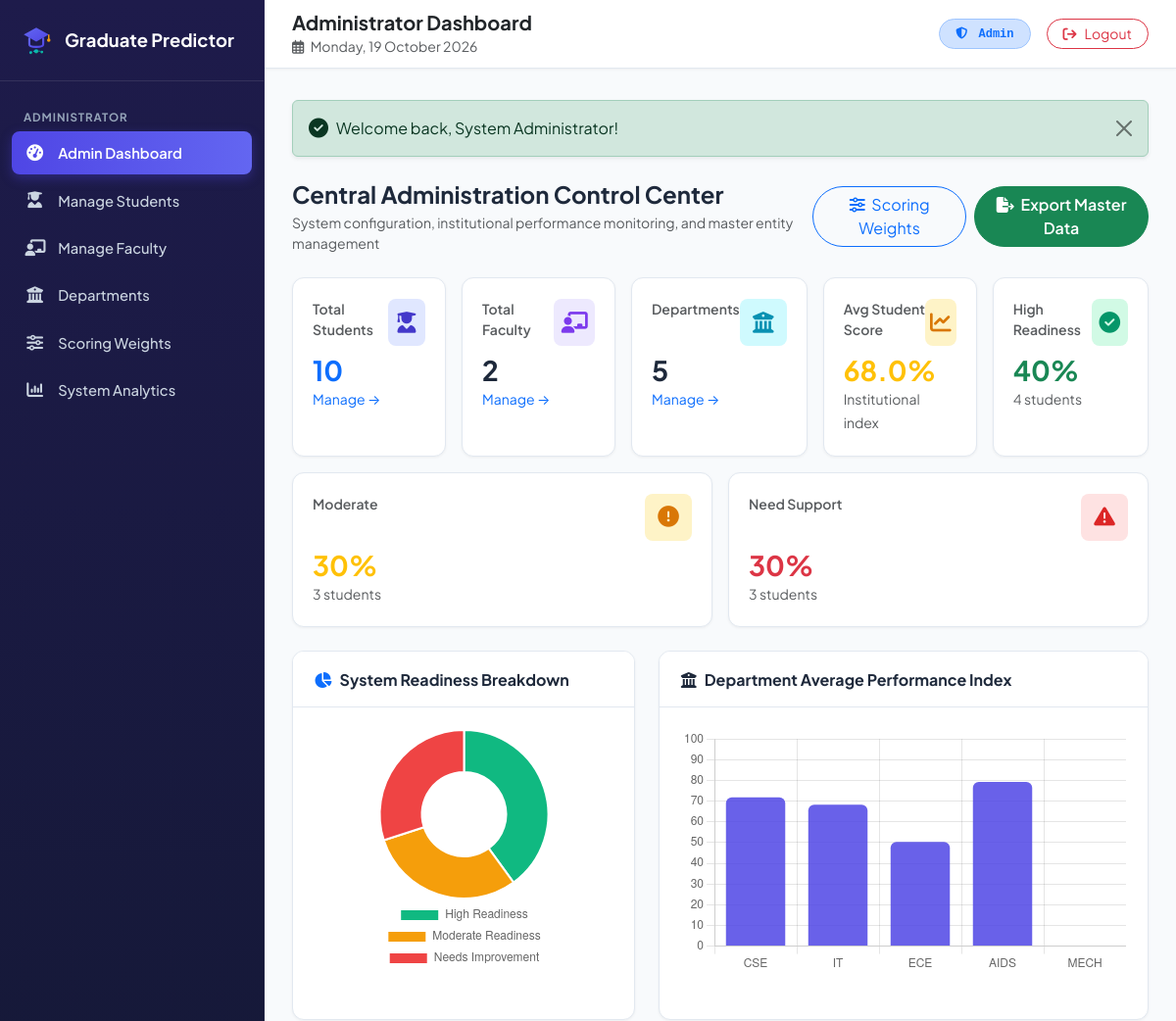
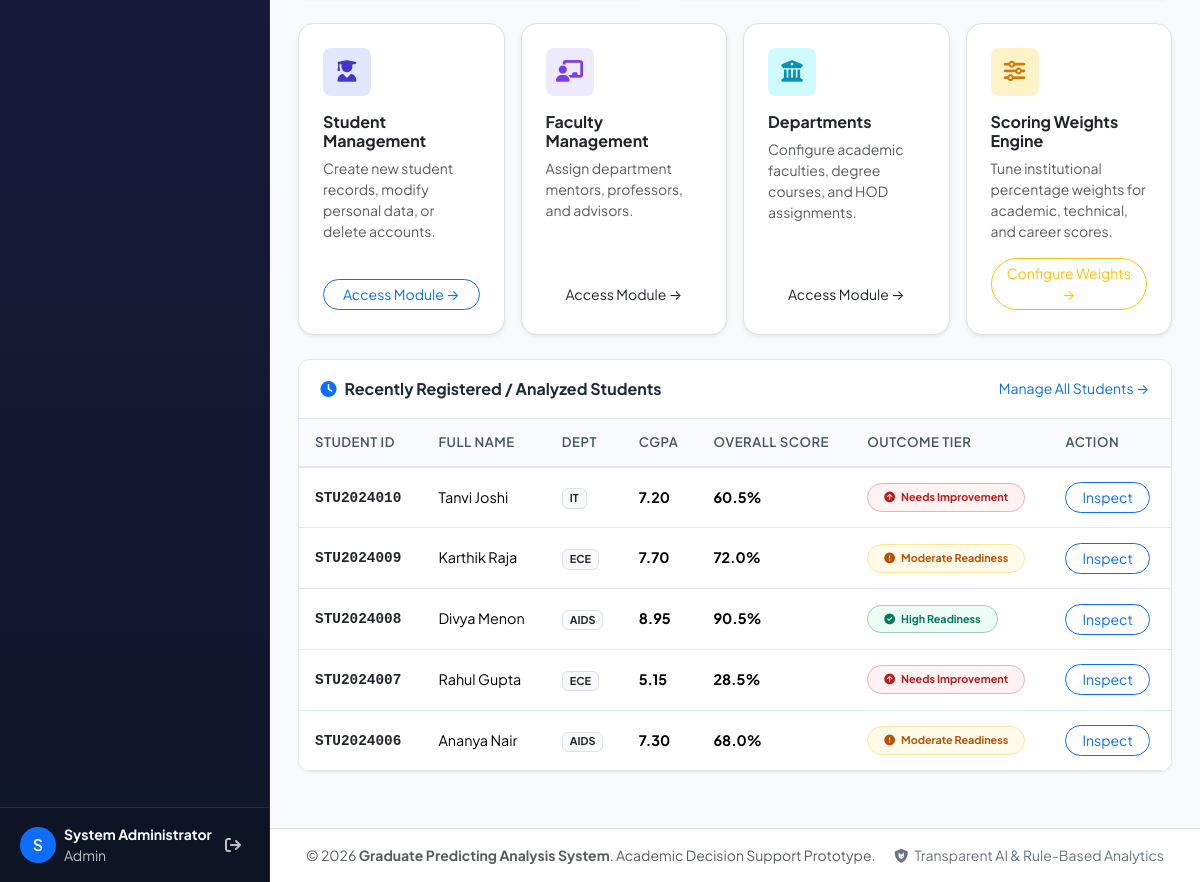
Page /admin/dashboard.php (signed in) on the committed database (2 pictures, top to bottom).
### tables this page shows
CREATE TABLE `students` (
    `id` INT AUTO_INCREMENT PRIMARY KEY,
    `user_id` INT NOT NULL UNIQUE,
    `student_id` VARCHAR(50) NOT NULL UNIQUE,
    `dob` DATE DEFAULT NULL,
    `gender` ENUM('Male', 'Female', 'Other') DEFAULT 'Male',
    `department_id` INT DEFAULT NULL,
    `degree` VARCHAR(50) DEFAULT 'B.Tech / B.E',
    `academic_year` VARCHAR(20) DEFAULT '2023-2027',
    `graduation_year` INT DEFAULT 2027,
    `created_at` TIMESTAMP DEFAULT CURRENT_TIMESTAMP,
    `updated_at` TIMESTAMP DEFAULT CURRENT_TIMESTAMP ON UPDATE CURRENT_TIMESTAMP,
    FOREIGN KEY (`user_id`) REFERENCES `users`(`id`) ON DELETE CASCADE,
    FOREIGN KEY (`department_id`) REFERENCES `departments`(`id`) ON DELETE SET NULL,
    INDEX `idx_student_code` (`student_id`),
    INDEX `idx_dept` (`department_id`)
);

CREATE TABLE `users` (
    `id` INT AUTO_INCREMENT PRIMARY KEY,
    `name` VARCHAR(100) NOT NULL,
    `email` VARCHAR(100) NOT NULL UNIQUE,
    `password` VARCHAR(255) NOT NULL,
    `role` ENUM('student', 'faculty', 'admin') NOT NULL DEFAULT 'student',
    `phone` VARCHAR(20) DEFAULT NULL,
    `profile_pic` VARCHAR(255) DEFAULT NULL,
    `created_at` TIMESTAMP DEFAULT CURRENT_TIMESTAMP,
    `updated_at` TIMESTAMP DEFAULT CURRENT_TIMESTAMP ON UPDATE CURRENT_TIMESTAMP,
    INDEX `idx_email` (`email`),
    INDEX `idx_role` (`role`)
);

CREATE TABLE `departments` (
    `id` INT AUTO_INCREMENT PRIMARY KEY,
    `dept_code` VARCHAR(20) NOT NULL UNIQUE,
    `dept_name` VARCHAR(150) NOT NULL,
    `hod_name` VARCHAR(100) DEFAULT NULL,
    `created_at` TIMESTAMP DEFAULT CURRENT_TIMESTAMP
);

CREATE TABLE `academic_records` (
    `id` INT AUTO_INCREMENT PRIMARY KEY,
    `student_id` INT NOT NULL UNIQUE,
    `tenth_percentage` DECIMAL(5,2) NOT NULL DEFAULT 0.00,
    `twelfth_percentage` DECIMAL(5,2) DEFAULT NULL,
    `diploma_percentage` DECIMAL(5,2) DEFAULT NULL,
    `current_cgpa` DECIMAL(4,2) NOT NULL DEFAULT 0.00,
    `current_semester` INT NOT NULL DEFAULT 1,
    `num_backlogs` INT NOT NULL DEFAULT 0,
    `cleared_backlogs` INT NOT NULL DEFAULT 0,
    `attendance_percentage` DECIMAL(5,2) NOT NULL DEFAULT 0.00,
    `sem1_gpa` DECIMAL(4,2) DEFAULT NULL,
    `sem2_gpa` DECIMAL(4,2) DEFAULT NULL,
    `sem3_gpa` DECIMAL(4,2) DEFAULT NULL,
    `sem4_gpa` DECIMAL(4,2) DEFAULT NULL,
    `sem5_gpa` DECIMAL(4,2) DEFAULT NULL,
    `sem6_gpa` DECIMAL(4,2) DEFAULT NULL,
    `sem7_gpa` DECIMAL(4,2) DEFAULT NULL,
    `sem8_gpa` DECIMAL(4,2) DEFAULT NULL,
    `updated_at` TIMESTAMP DEFAULT CURRENT_TIMESTAMP ON UPDATE CURRENT_TIMESTAMP,
    FOREIGN KEY (`student_id`) REFERENCES `students`(`id`) ON DELETE CASCADE
);

CREATE TABLE `performance_analysis` (
    `id` INT AUTO_INCREMENT PRIMARY KEY,
    `student_id` INT NOT NULL UNIQUE,
    `academic_score` DECIMAL(5,2) NOT NULL DEFAULT 0.00,
    `technical_score` DECIMAL(5,2) NOT NULL DEFAULT 0.00,
    `career_readiness_score` DECIMAL(5,2) NOT NULL DEFAULT 0.00,
    `soft_skills_score` DECIMAL(5,2) NOT NULL DEFAULT 0.00,
    `extracurricular_score` DECIMAL(5,2) NOT NULL DEFAULT 0.00,
    `overall_score` DECIMAL(5,2) NOT NULL DEFAULT 0.00,
    `calculated_at` TIMESTAMP DEFAULT CURRENT_TIMESTAMP ON UPDATE CURRENT_TIMESTAMP,
    FOREIGN KEY (`student_id`) REFERENCES `students`(`id`) ON DELETE CASCADE
);

### admin/dashboard.php (the view, shortened to what the rows shown need)
<?php
require_once __DIR__ . '/../config/helper.php';
$db = getDB();
$stmtReadiness = $db->query("
    SELECT category, count(*) as count
    FROM predictions
    GROUP BY category
");
$readinessCounts = $stmtReadiness->fetchAll(PDO::FETCH_KEY_PAIR);
$stmtDept = $db->query("
    SELECT d.dept_code, d.dept_name,
           count(s.id) as student_count,
           ROUND(AVG(pa.overall_score), 1) as avg_overall
    FROM departments d
    LEFT JOIN students s ON d.id = s.department_id
    LEFT JOIN performance_analysis pa ON s.id = pa.student_id
    GROUP BY d.id
    ORDER BY d.id ASC
");
$deptMetrics = $stmtDept->fetchAll();
$deptLabels = array_column($deptMetrics, 'dept_code');
$deptOveralls = array_map('floatval', array_column($deptMetrics, 'avg_overall'));
$stmtRecent = $db->query("
    SELECT s.id, s.student_id, u.name, d.dept_code,
           ar.current_cgpa, pa.overall_score, pr.category as prediction_category
    FROM students s
    JOIN users u ON s.user_id = u.id
    LEFT JOIN departments d ON s.department_id = d.id
    LEFT JOIN academic_records ar ON s.id = ar.student_id
    LEFT JOIN performance_analysis pa ON s.id = pa.student_id
    LEFT JOIN predictions pr ON s.id = pr.student_id
    ORDER BY s.id DESC LIMIT 5
");
$recentStudents = $stmtRecent->fetchAll();
include __DIR__ . '/../includes/header.php';
?>
<div class="content-card mb-4">
    <div class="table-responsive">
        <table class="table table-custom table-hover mb-0">
            <thead>
                <tr>
                    <th>Student ID</th>
                    <th>Full Name</th>
                    <th>Dept</th>
                    <th>CGPA</th>
                    <th>Overall Score</th>
                    <th>Outcome Tier</th>
                    <th>Action</th>
                </tr>
            </thead>
            <tbody>
                <?php foreach ($recentStudents as $s): ?>
                    <tr>
                        <td><span class="font-monospace fw-bold text-dark"><?= sanitize($s['student_id']) ?></span></td>
                        <td><?= sanitize($s['name']) ?></td>
                        <td><span class="badge bg-light text-dark border"><?= sanitize($s['dept_code']) ?></span></td>
                        <td><strong><?= number_format($s['current_cgpa'], 2) ?></strong></td>
                        <td><strong><?= number_format($s['overall_score'], 1) ?>%</strong></td>
                        <td><?= getReadinessBadge($s['prediction_category'] ?? 'Needs Improvement') ?></td>
                        <td>
                            <a href="<?= baseUrl('faculty/student_detail.php?id=' . $s['id']) ?>" class="btn btn-sm btn-outline-primary rounded-pill px-3">
                                Inspect
                            </a>
                        </td>
                    </tr>
                <?php endforeach; ?>
            </tbody>
        </table>
    </div>
</div>
<script>
document.addEventListener('DOMContentLoaded', function () {
    // 1. Readiness Doughnut
    AppCharts.initReadinessPieChart('adminReadinessDoughnut', <?= json_encode($readinessCounts) ?>);
    // 2. Department Average Overall Score Bar Chart
    const ctxDept = document.getElementById('adminDeptBarChart');
    if (ctxDept) {
        new Chart(ctxDept, {
            type: 'bar',
            data: {
                labels: <?= json_encode($deptLabels) ?>,
                datasets: [{
                    label: 'Department Avg Performance Index (%)',
                    data: <?= json_encode($deptOveralls) ?>,
                    backgroundColor: 'rgba(79, 70, 229, 0.85)',
                    borderRadius: 6
                }]
            },
            options: {
                responsive: true,
                maintainAspectRatio: false,
                scales: {
                    y: { beginAtZero: true, max: 100 }
                },
                plugins: {
                    legend: { display: false }
                }
            }
        });
    }
});
</script>
<?php include __DIR__ . '/../includes/footer.php'; ?>

### config/helper.php (shortened to what the rows shown need)
<?php
function sanitize(?string $str): string {
    return htmlspecialchars(trim((string)$str), ENT_QUOTES, 'UTF-8');
}
function baseUrl(string $path = ''): string {
    $scriptName = $_SERVER['SCRIPT_NAME'] ?? '';
    $pos = strpos($scriptName, '/graduate_predictor');
    if ($pos !== false) {
        $base = '/graduate_predictor';
    } else {
        $base = '';
    }
    return rtrim($base, '/') . '/' . ltrim($path, '/');
}
function getReadinessBadge(string $category): string {
    $clean = trim($category);
    if ($clean === 'High Readiness') {
        return '<span class="badge badge-success-subtle text-success border border-success-subtle px-3 py-2 rounded-pill font-weight-600"><i class="fas fa-check-circle me-1"></i> High Readiness</span>';
    } elseif ($clean === 'Moderate Readiness') {
        return '<span class="badge badge-warning-subtle text-warning border border-warning-subtle px-3 py-2 rounded-pill font-weight-600"><i class="fas fa-exclamation-circle me-1"></i> Moderate Readiness</span>';
    } else {
        return '<span class="badge badge-danger-subtle text-danger border border-danger-subtle px-3 py-2 rounded-pill font-weight-600"><i class="fas fa-arrow-circle-up me-1"></i> Needs Improvement</span>';
    }
}

### rows in the picture
students: student "STU2024010", user.name "Tanvi Joshi", department.dept_code "IT", academic_records.current_cgpa "7.20", performance_analysis.overall_score "60.5", shows "Needs Improvement"
students: student "STU2024009", user.name "Karthik Raja", department.dept_code "ECE", academic_records.current_cgpa "7.70", performance_analysis.overall_score "72.0", shows "Moderate Readiness"
students: student "STU2024008", user.name "Divya Menon", department.dept_code "AIDS", academic_records.current_cgpa "8.95", performance_analysis.overall_score "90.5", shows "High Readiness"
students: student "STU2024007", user.name "Rahul Gupta", department.dept_code "ECE", academic_records.current_cgpa "5.15", performance_analysis.overall_score "28.5", shows "Needs Improvement"
students: student "STU2024006", user.name "Ananya Nair", department.dept_code "AIDS", academic_records.current_cgpa "7.30", performance_analysis.overall_score "68.0", shows "Moderate Readiness"

### other values in the picture
substr($user['name'], 0, 1) "S"
$user['name'] "System Administrator"
$user['role'] "Admin"
$pageTitle "Administrator Dashboard"
$message "Welcome back, System Administrator!"
$totalStudents "10"
$totalFaculty "2"
$totalDepts "5"
$avgScore "68.0"
$highPct "40"
$highCount "4"
$modPct "30"
$modCount "3"
$lowPct "30"
$lowCount "3"
